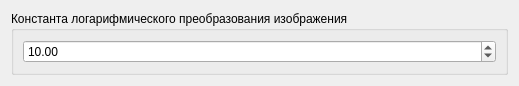
<?xml version="1.0" encoding="UTF-8"?>
<ui version="4.0">
 <class>LogarithmProcessingWidget</class>
 <widget class="QWidget" name="LogarithmProcessingWidget">
  <property name="geometry">
   <rect>
    <x>0</x>
    <y>0</y>
    <width>519</width>
    <height>71</height>
   </rect>
  </property>
  <property name="windowTitle">
   <string>Form</string>
  </property>
  <layout class="QHBoxLayout" name="horizontalLayout_2">
   <item>
    <widget class="QGroupBox" name="groupBox">
     <property name="title">
      <string>Константа логарифмического преобразования изображения</string>
     </property>
     <layout class="QHBoxLayout" name="horizontalLayout">
      <item>
       <widget class="QDoubleSpinBox" name="doubleSpinBox">
        <property name="minimum">
         <double>-99.000000000000000</double>
        </property>
        <property name="value">
         <double>10.000000000000000</double>
        </property>
       </widget>
      </item>
     </layout>
    </widget>
   </item>
  </layout>
 </widget>
 <resources/>
 <connections/>
</ui>
